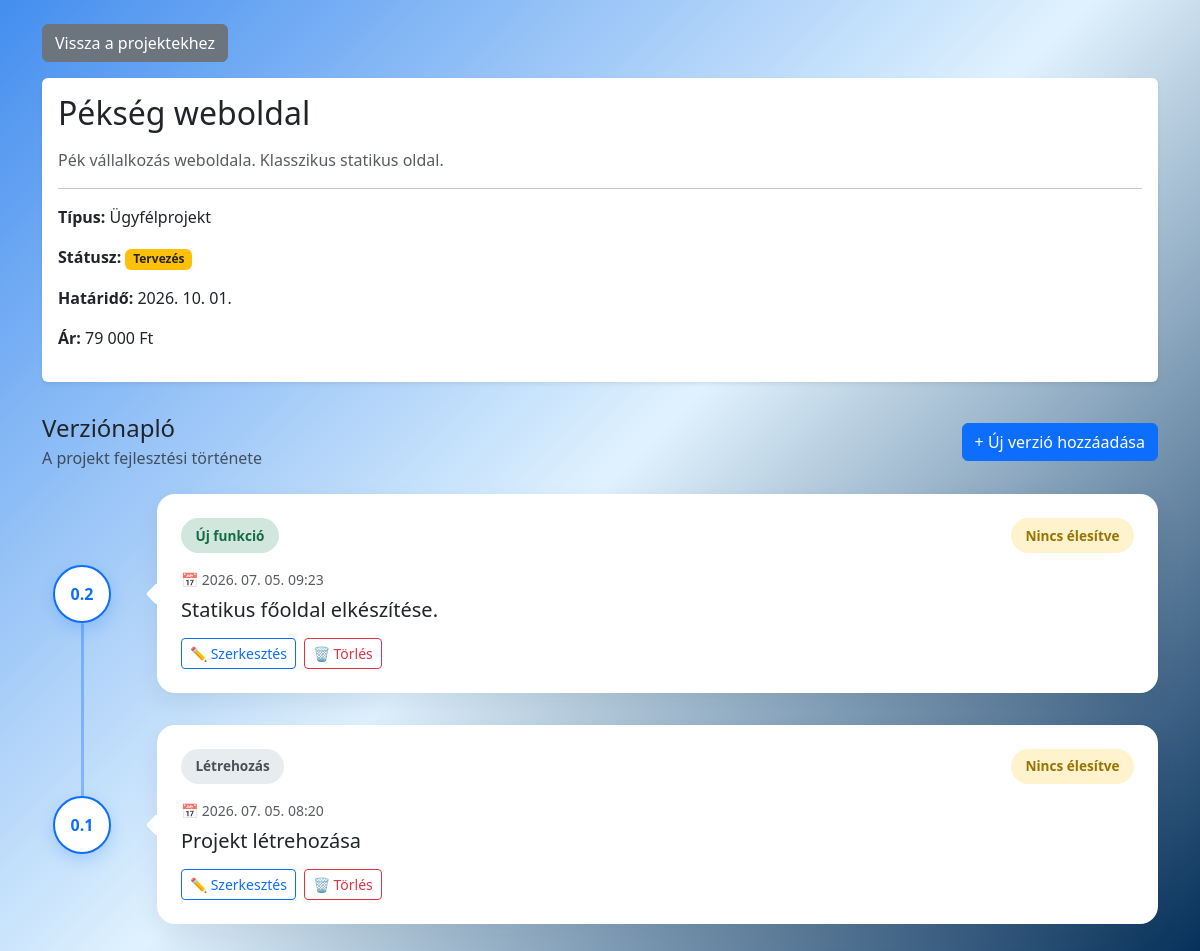
The page /public/index.php?action=show&id=6 (signed in) on the database its author committed.
### tables this page shows
CREATE TABLE `projects` (
  `id` int(11) NOT NULL,
  `title` varchar(255) NOT NULL,
  `description` text DEFAULT NULL,
  `type` enum('personal','client') NOT NULL DEFAULT 'personal',
  `status` enum('planning','active','completed','cancelled') NOT NULL DEFAULT 'planning',
  `price` int(11) DEFAULT NULL,
  `deadline` date DEFAULT NULL,
  `github_url` varchar(255) DEFAULT NULL,
  `live_url` varchar(255) DEFAULT NULL,
  `notes` text DEFAULT NULL,
  `created_at` timestamp NOT NULL DEFAULT current_timestamp()
);

CREATE TABLE `project_versions` (
  `id` int(11) NOT NULL,
  `project_id` int(11) NOT NULL,
  `version_number` varchar(50) NOT NULL,
  `change_type` varchar(100) DEFAULT NULL,
  `description` text DEFAULT NULL,
  `deployed` tinyint(1) DEFAULT 0,
  `created_at` timestamp NOT NULL DEFAULT current_timestamp()
);

### controllers/ProjectController.php (called while the page is built, shortened)
<?php
require_once __DIR__ . "/../models/Project.php";
require_once __DIR__ . "/../models/ProjectVersion.php";
class ProjectController
{
    private Project $projectModel;
    private ProjectVersion $versionModel;
    public function __construct(PDO $pdo)
    {
        $this->projectModel = new Project($pdo);
        $this->versionModel = new ProjectVersion($pdo);
    }
    public function show(): void
    {
        $id = (int) ($_GET["id"] ?? 0);
        $project = $this->projectModel->getById($id);
        $versions = $this->versionModel->getByProjectId($id);
        require_once __DIR__ . "/../views/projects/show.php";
    }
}

### models/Project.php (called while the page is built, shortened)
<?php
class Project
{
    private PDO $pdo;
    public function __construct(PDO $pdo)
    {
        $this->pdo = $pdo;
    }
    public function getById(int $id): array|false
    {
        $sql = "SELECT *
        FROM projects
        WHERE id = :id";
        $stmt = $this->pdo->prepare($sql);
        $stmt->execute([
            "id" => $id
        ]);
        return $stmt->fetch(PDO::FETCH_ASSOC);
    }
}

### models/ProjectVersion.php (called while the page is built, shortened)
<?php
class ProjectVersion
{
    private PDO $pdo;
    public function __construct(PDO $pdo)
    {
        $this->pdo = $pdo;
    }
    public function getByProjectId(int $projectId): array
    {
        $sql = "SELECT *
            FROM project_versions
            WHERE project_id = :project_id
            ORDER BY
                CAST(SUBSTRING_INDEX(version_number, '.', 1) AS UNSIGNED) DESC,
                CAST(SUBSTRING_INDEX(version_number, '.', -1) AS UNSIGNED) DESC";
        $stmt = $this->pdo->prepare($sql);
        $stmt->execute([
            "project_id" => $projectId
        ]);
        return $stmt->fetchAll(PDO::FETCH_ASSOC);
    }
}

### views/projects/show.php (the view, shortened to what this page needs)
<!DOCTYPE html>
<html lang="hu">
<head>
    <link
        href="https://cdn.jsdelivr.net/npm/bootstrap@5.3.3/dist/css/bootstrap.min.css"
        rel="stylesheet">
    <link
        rel="stylesheet"
        href="/ProjectBoard/public/css/style.css?v=1.0">
</head>
<body class="bg-light text-dark">
    <div class="container py-4">
        <a href="index.php" class="btn btn-secondary mb-3">
            Vissza a projektekhez
        </a>
        <div class="card border-0 shadow-sm mb-4">
            <div class="card-body">
                <h1 class="h2 mb-3">
                    <?= htmlspecialchars($project["title"]) ?>
                </h1>
                <p class="text-muted">
                    <?= htmlspecialchars($project["description"]) ?>
                </p>
                <hr>
                <p>
                    <strong>Típus:</strong>
                    <?= $project["type"] === "personal" ? "Saját projekt" : "Ügyfélprojekt" ?>
                </p>
                <?php
                $statusText = match ($project["status"]) {
                    "planning" => "Tervezés",
                    "active" => "Aktív",
                    "completed" => "Kész",
                    "cancelled" => "Törölve",
                    default => $project["status"]
                };
                $statusClass = match ($project["status"]) {
                    "planning" => "bg-warning text-dark",
                    "active" => "bg-primary",
                    "completed" => "bg-success",
                    "cancelled" => "bg-danger",
                    default => "bg-secondary"
                };
                ?>
                <p>
                    <strong>Státusz:</strong>
                    <span class="badge <?= $statusClass ?>">
                        <?= htmlspecialchars($statusText) ?>
                    </span>
                </p>
                <?php if (!empty($project["deadline"])): ?>
                    <p>
                        <strong>Határidő:</strong>
                        <?= date("Y. m. d.", strtotime($project["deadline"])) ?>
                    </p>
                <?php endif; ?>
                <?php if (!empty($project["price"])): ?>
                    <p>
                        <strong>Ár:</strong>
                        <?= number_format((float) $project["price"], 0, ",", " ") ?> Ft
                    </p>
                <?php endif; ?>
            </div>
        </div>
        <div class="version-header">
            <div>
                <h2 class="h4 mb-1">
                    Verziónapló
                </h2>
                <p class="text-muted mb-0">
                    A projekt fejlesztési története
                </p>
            </div>
            <a
                href="index.php?action=createVersion&project_id=<?= $project["id"] ?>"
                class="btn btn-primary">
                + Új verzió hozzáadása
            </a>
        </div>
        <div class="version-list">
            <?php foreach ($versions as $version): ?>
                <?php
                $typeClass = match ($version["change_type"]) {
                    "feature" => "version-type-feature",
                    "bugfix" => "version-type-bugfix",
                    "design" => "version-type-design",
                    "content" => "version-type-content",
                    "release" => "version-type-release",
                    default => "version-type-default"
                };
                $typeText = match ($version["change_type"]) {
                    "feature" => "Új funkció",
                    "bugfix" => "Hibajavítás",
                    "design" => "Design",
                    "content" => "Tartalom",
                    "release" => "Kiadás",
                    default => $version["change_type"]
                };
                ?>
                <div class="version-row">
                    <div class="version-left">
                        <div class="version-number">
                            <?= htmlspecialchars($version["version_number"]) ?>
                        </div>
                    </div>
                    <div class="version-content">
                        <div class="version-card">
                            <div class="version-card-top">
                                <span class="version-type <?= $typeClass ?>">
                                    <?= htmlspecialchars($typeText) ?>
                                </span>
                                <span class="version-deployed <?= $version["deployed"] ? "is-deployed" : "not-deployed" ?>">
                                    <?= $version["deployed"] ? "Élesítve" : "Nincs élesítve" ?>
                                </span>
                            </div>
                            <p class="text-muted small mb-2">
                                📅
                                <?= date("Y. m. d. H:i", strtotime($version["created_at"])) ?>
                            </p>
                            <h5 class="mb-3">
                                <?= htmlspecialchars($version["description"]) ?>
                            </h5>
                            <div class="version-actions mt-3">
                                <button
                                    class="btn btn-sm btn-outline-primary"
                                    type="button"
                                    data-bs-toggle="collapse"
                                    data-bs-target="#versionEdit<?= $version["id"] ?>">
                                    ✏️ Szerkesztés
                                </button>
                                <form
                                    method="POST"
                                    action="index.php?action=deleteVersion"
                                    class="d-inline"
                                    onsubmit="return confirm('Biztosan törölni szeretnéd ezt a verziót?');">
                                    <button
                                        type="submit"
                                        class="btn btn-sm btn-outline-danger">
                                        🗑️ Törlés
                                    </button>
                                </form>
                            </div>
                        </div>
                    </div>
                </div>
            <?php endforeach; ?>
        </div>
    </div>
</body>
</html>

### public/css/style.css (style rules this page uses)
html, body { min-height: 100vh; }
body { background: linear-gradient( 135deg, #448eef 0%, #e0f2fe 50%, #002b56 100% ) !important; }
.card { background-color: #ffffff; box-shadow: 0 2px 8px rgba(0, 0, 0, 0.08); }
.version-header { display: flex; justify-content: space-between; align-items: center; gap: 1rem; margin: 2rem 0 1.5rem; }
.version-list { margin-top: 1rem; }
.version-row { position: relative; padding-left: 115px; margin-bottom: 2rem; }
.version-left { position: absolute; left: 0; top: 50%; width: 80px; transform: translateY(-50%); display: flex; justify-content: center; align-items: center; }
.version-left::after { content: ""; position: absolute; top: 58px; height: calc(100% + 120px); width: 3px; background: #0d6efd; opacity: 0.35; border-radius: 999px; }
.version-row:last-child .version-left::after { display: none; }
.version-number { width: 58px; height: 58px; border: 2px solid #0d6efd; border-radius: 50%; background: #ffffff; color: #0d6efd; display: flex; align-items: center; justify-content: center; font-weight: 700; box-shadow: 0 6px 16px rgba(13, 110, 253, 0.2); z-index: 2; }
.version-content { min-width: 0; }
.version-card { position: relative; background: #ffffff; border-radius: 18px; padding: 1.5rem; box-shadow: 0 10px 24px rgba(15, 23, 42, 0.08); transition: 0.25s ease; }
.version-card::before { content: ""; position: absolute; left: -8px; top: 50%; width: 16px; height: 16px; background: #ffffff; transform: translateY(-50%) rotate(45deg); border-radius: 3px; }
.version-card-top { display: flex; justify-content: space-between; align-items: center; gap: 1rem; margin-bottom: 1rem; }
.version-type, .version-deployed { display: inline-flex; align-items: center; border-radius: 999px; padding: 0.45rem 0.9rem; font-size: 0.85rem; font-weight: 700; white-space: nowrap; }
.version-type-feature { background: #d1e7dd; color: #146c43; }
.version-type-default { background: #e9ecef; color: #495057; }
.version-deployed.not-deployed { background: #fff3cd; color: #997404; }
.version-actions { display: flex; align-items: center; gap: 0.5rem; margin-top: 1rem; }

### rows shown on the page
projects: title "Pékség weboldal", description "Pék vállalkozás weboldala. Klasszikus statikus oldal.", status "Tervezés", deadline "2026. 10. 01.", price "79 000"
project_versions: version_number "0.2", change_type "Új funkció", deployed "Nincs élesítve", created_at "2026. 07. 05. 09:23", description "Statikus főoldal elkészítése."
project_versions: version_number "0.1", change_type "Létrehozás", deployed "Nincs élesítve", created_at "2026. 07. 05. 08:20", description "Projekt létrehozása"
